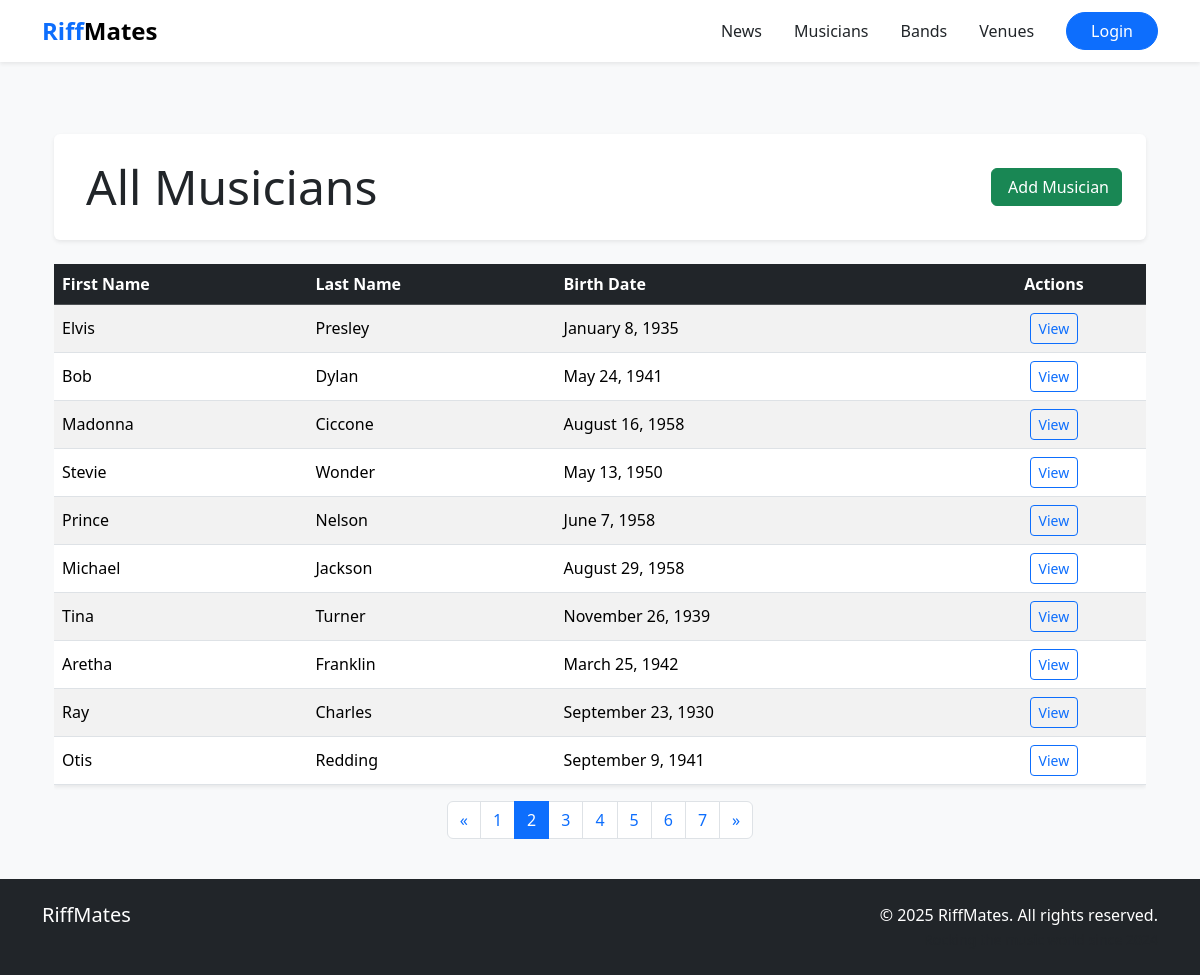
The page /band/musicians/?page=2 on the database its author committed.
### band/models.py (models this page shows, shortened)
class Musician(models.Model):
    first_name=models.CharField(max_length=50)
    last_name=models.CharField(max_length=50)
    birth=models.DateField()

### band/views.py (the view)
# urls.py: path('musicians/', bandViews.viewAllBands, name='musician_list'),
def viewAllBands(request):
    musicians_list = Musician.objects.all()
    paginator = Paginator(musicians_list, 10)
    page_number = request.GET.get('page')
    try:
        musicians = paginator.page(page_number)
    except PageNotAnInteger:
        musicians = paginator.page(1)
    except EmptyPage:
        musicians = paginator.page(paginator.num_pages)
    context = {'musicians': musicians}
    return render(request, 'all_bands.html', context)

### templates/all_bands.html (shortened to what this page needs)
{% extends "base.html" %} {% load static %}  {% block content %}
<div class="container mt-5">
  <div
    class="d-flex justify-content-between align-items-center bg-white p-4 shadow-sm rounded mb-4"
  >
    <h1 class="display-5 text-dark m-0">
      All Musicians
    </h1>
    <a href="" class="btn btn-success">
       Add Musician
    </a>
  </div>
  <div class="table-responsive">
    <table class="table table-hover table-striped shadow-sm align-middle">
      <thead class="table-dark">
        <tr>
          <th scope="col">First Name</th>
          <th scope="col">Last Name</th>
          <th scope="col">Birth Date</th>
          <th scope="col" class="text-center">Actions</th>
        </tr>
      </thead>
      <tbody>
        {% for musician in musicians %}
        <tr>
          <td>{{ musician.first_name }}</td>
          <td>{{ musician.last_name }}</td>
          <td>{{ musician.birth|date:"F j, Y" }}</td>
          <td class="text-center">
            <a
              href="{% url 'musician_detail' musician.id %}"
              class="btn btn-sm btn-outline-primary"
            >
               View
            </a>
          </td>
        </tr>
        {% endfor %}
      </tbody>
    </table>
  </div>
  {% if musicians.paginator.num_pages > 1 %}
  <nav aria-label="Page navigation">
    <ul class="pagination justify-content-center">
      {% if musicians.has_previous %}
      <li class="page-item">
        <a
          class="page-link"
          href="?page={{ musicians.previous_page_number }}"
          aria-label="Previous"
        >
          <span aria-hidden="true">&laquo;</span>
        </a>
      </li>
      {% else %}
      <li class="page-item disabled">
        <span class="page-link" aria-hidden="true">&laquo;</span>
      </li>
      {% endif %} {% for num in musicians.paginator.page_range %}
      <li class="page-item {% if num == musicians.number %}active{% endif %}">
        <a class="page-link" href="?page={{ num }}">{{ num }}</a>
      </li>
      {% endfor %} {% if musicians.has_next %}
      <li class="page-item">
        <a
          class="page-link"
          href="?page={{ musicians.next_page_number }}"
          aria-label="Next"
        >
          <span aria-hidden="true">&raquo;</span>
        </a>
      </li>
      {% else %}
      <li class="page-item disabled">
        <span class="page-link" aria-hidden="true">&raquo;</span>
      </li>
      {% endif %}
    </ul>
  </nav>
  {% endif %}
</div>
{% endblock %}

### rows shown on the page
Musician: first_name "Elvis", last_name "Presley", birth "January 8, 1935"
Musician: first_name "Bob", last_name "Dylan", birth "May 24, 1941"
Musician: first_name "Madonna", last_name "Ciccone", birth "August 16, 1958"
Musician: first_name "Stevie", last_name "Wonder", birth "May 13, 1950"
Musician: first_name "Prince", last_name "Nelson", birth "June 7, 1958"
Musician: first_name "Michael", last_name "Jackson", birth "August 29, 1958"
Musician: first_name "Tina", last_name "Turner", birth "November 26, 1939"
Musician: first_name "Aretha", last_name "Franklin", birth "March 25, 1942"
Musician: first_name "Ray", last_name "Charles", birth "September 23, 1930"
Musician: first_name "Otis", last_name "Redding", birth "September 9, 1941"

### other values the page prints
{{ num }} "1" "2" "3" "4" "5" "6" "7"
{{ year|default:"2025" }} "2025"
